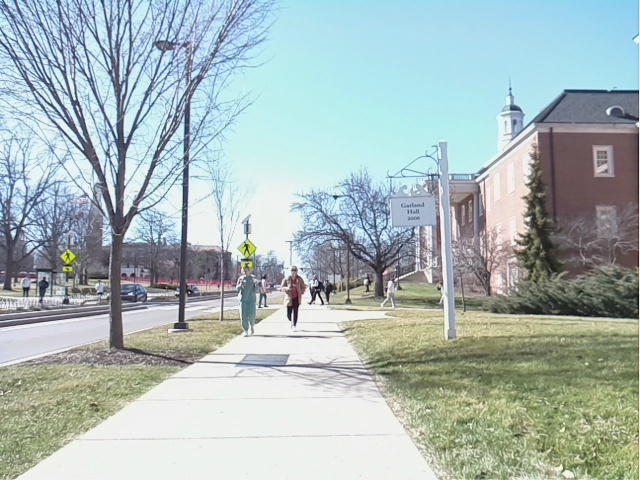
#> input picture src/lane_detection/src/images/img2.jpg, 640 x 480 px, found by its file name; its folder holds only this picture in this run
$ python firstTest.py   (older library calls are emulated)
#> lines starting #> are read from the running program, lines starting #| are printed output that depends on the picture; after the words box and inside, x2 and y2 are one past the last pixel; in counts of white or black regions, pixels touching at a corner belong together


import numpy as np
import matplotlib.pyplot as plt
import pandas as pd
import cv2
from scipy import signal
from scipy.signal import find_peaks
from sklearn import linear_model
from os import listdir
from clear_cache import clear as clear_cache
import matplotlib #inline


path = "/home/selfdrivingcar/catkin_ws/src/lane_detection/src/images/"

def getResizedImage(fileName, scale_percent=50):
#> called with fileName = 'img2.jpg', scale_percent = 50
    img = cv2.imread(path + fileName)
#> img is the input picture: shape (480, 640, 3); mean B, G, R 183.7, 184.4, 169.3
    #img = cv2.imread(r'/home/ubuntu/catkin_ws/src/lane_detection/src/images' + fileName)

    #Resize
    #assert not isinstance(img,type(None)), 'image not found'

    print('Original Dimensions : ',img.shape)
#| Original Dimensions :  (480, 640, 3)
    #scale_percent = 20 # percent of original size
    # img.set(3,640)
    # img.set(4,480)
    width = int(img.shape[1] * scale_percent / 100)
#> width = 320
    height = int(img.shape[0] * scale_percent / 100)
#> height = 240
    dim = (width, height)
#> dim = (320, 240)

    # resize image
    resized_image = cv2.resize(img, dim, interpolation = cv2.INTER_AREA)

    # Change COLOR mode
    rgb_image = cv2.cvtColor(resized_image, cv2.COLOR_BGR2RGB)

    return rgb_image


def preprocessImage(image, low_threshold = 40, high_threshold = 250):
#> called with low_threshold = 40, high_threshold = 250
    kernel = np.ones((3,3),np.float32)/9

    dst = cv2.filter2D(image,-1,kernel)

    img_dilation = cv2.dilate(dst, kernel, iterations=3)
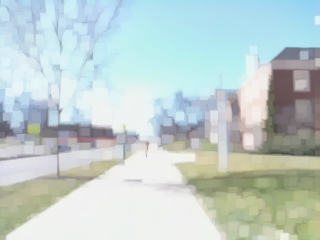
#> img_dilation: shape (240, 320, 3); mean R, G, B 191.8, 207.1, 205.5
    img_erosion2 = cv2.erode(img_dilation, kernel, iterations=3)
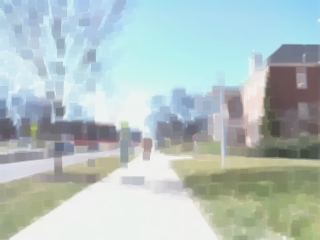
#> img_erosion2: shape (240, 320, 3); mean R, G, B 179.1, 194.6, 193.4

#     low_threshold = 100
#     high_threshold = 250


    edges = cv2.Canny(img_erosion2, low_threshold, high_threshold)
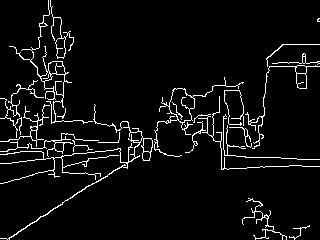
#> edges: shape (240, 320); 5.4% white in thin lines or dots
    fig = plt.figure(figsize=(20, 10))
    fig.add_subplot(1, 5, 1)
    plt.imshow(edges, cmap="gray")


    sobelx = cv2.Sobel(src=edges, ddepth=cv2.CV_64F, dx=1, dy=0, ksize=5) # Sobel Edge Detection on the X axis
    sobely = cv2.Sobel(src=edges, ddepth=cv2.CV_64F, dx=0, dy=1, ksize=5) # Sobel Edge Detection on the Y axis
    sobelxy = cv2.Sobel(src=edges, ddepth=cv2.CV_64F, dx=1, dy=1, ksize=5) # Sobel Edge Detection on the Y axis
    temp = cv2.bitwise_and(sobelx, sobely)
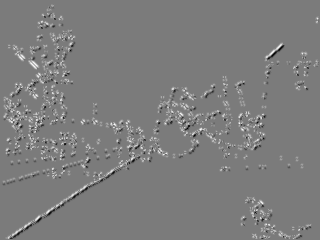
#> temp: shape (240, 320) float64; min -7140, max 7648, mean 110.5; drawn with min black and max white
    #temp[:130,:]=-2000
    print(img_erosion2)
#> (printed output is left out)
    #for i in range(110):
    #    temp[239-i, :20+i]=-2000
    #    temp[239-i, 290-i:]=-2000
    #    temp[239-i, 80+i:220-i]=-2000


    fig.add_subplot(1, 5, 2)
    plt.imshow(sobelx)
    fig.add_subplot(1, 5, 3)
    plt.imshow(sobely)
    fig.add_subplot(1, 5, 4)
    plt.imshow(temp)
    fig.add_subplot(1, 5, 5)
    plt.imshow(sobelxy)
    plt.show()


    return temp

def detectDataPoint(img):
    Y_coor = []
    lefts = []
    rights = []

    y = img.shape[0] - 1
#> y = 239
    print(img.shape)
#| (240, 320)
    while y >= 120:
        if (len(lefts) >= 120):
            break
        horizontal_pixels = img[y,:]
        if (horizontal_pixels.min() >=0):
            y -= 1
            continue
        else:
            leftPos = np.argmin(horizontal_pixels) #Returns the indices of the minimum values along an axis.
            if (horizontal_pixels[leftPos:].max() <= 0):
                y -= 1
                continue
            else:
                rightPos = leftPos + np.argmax(horizontal_pixels[leftPos:])

                tempBuffer = y/240 * 170
                if rightPos - leftPos > tempBuffer:
                    print("HOORAY")
                    # Add pairs
                    Y_coor.append(y)
                    lefts.append(leftPos)
                    rights.append(rightPos)
        ### update
        #y -= 10
        y -= 1
#> this loop made 120 passes
#> (leftPos, rightPos) on passes 2 to 13: (10, 293), (13, 256), (14, 264), (15, 280), (17, 279), (18, 281), (19, 280), (21, 275), (22, 274), (302, 304), (26, 261), (27, 272)
#> leftPos on passes 35, 45, 46, 47, 48, 49: 262, 75, 77, 78, 81, 82
#> after the loop, Y_coor = 54 values, max 238 at index 0, min 123 at index 53, mean 198.9; lefts = 54 values, max 145 at index 50, min 8 at index 43, mean 51.17; rights = 54 values, max 293 at index 0, min 158 at index 44, mean 253.7; y = 119

    return Y_coor, lefts, rights


def fitRANSAC(Y_coor, lefts, rights):
    # Y data
    Y_data = np.array(Y_coor).reshape(-1, 1)


    # Left line
    X_left = np.array(lefts).reshape(-1, 1)

    # Right line
    X_right = np.array(rights).reshape(-1, 1)

    # Robustly fit linear model with RANSAC algorithm
    ransacLeft = linear_model.RANSACRegressor()


    ransacLeft.fit(Y_data, X_left)
    ransacRight = linear_model.RANSACRegressor()
    ransacRight.fit(Y_data, X_right)

    return ransacLeft, ransacRight

def outputFrame(image, ransacLeft, ransacRight):
    copy3 = image.copy()
    theme = 255 * np.ones_like(image)
    # Calculate interception
    a1 = ransacLeft.estimator_.coef_
    b1 = ransacLeft.estimator_.intercept_

    a2 = ransacRight.estimator_.coef_
    b2 = ransacRight.estimator_.intercept_

    # a1 * Y1 + b1 = X1
    # a2 * Y1 + b2 = X1

    Y_intercept = (b2-b1) / (a1 - a2)
    X_intercept = a1 * Y_intercept + b1

    for i in range(copy3.shape[0]):
        if i < int(Y_intercept):
            continue
        leftDot  = int(ransacLeft.predict(np.array([[i]])))
        rightDot = int(ransacRight.predict(np.array([[i]])))
        if  leftDot <  copy3.shape[1] and leftDot >= 0:
            copy3[i, leftDot] = [255, 0, 0]
            theme[i, leftDot] = [0, 0, 0]
        if  rightDot <  copy3.shape[1] and rightDot >= 0:
            copy3[i, rightDot] = [255, 0, 0]
            theme[i, rightDot] = [0, 0, 0]
        if np.abs(rightDot - leftDot) < 1:
            print(f"Intercept at [{leftDot}/{rightDot}, {i}]")

    return [X_intercept, Y_intercept], copy3, theme

def plotFrame(intercept, copy3, theme):
    # create figure
    fig = plt.figure(figsize=(10, 7))

    # setting values to rows and column variables
    rows = 1
    columns = 2

    fig.add_subplot(rows, columns, 1)

    # showing image
    plt.imshow(copy3)
    # plt.axis('off')

    # Adds a subplot at the 2nd position
    fig.add_subplot(rows, columns, 2)

    # for i in range(len(lefts)):
    #     plt.scatter(lefts[i], Y_coor[i], color='blue')
    # plt.plot([X_intercept, 100 + theme.shape[1]/2], [Y_intercept, theme.shape[1]], color="red", linewidth=3)
    plt.scatter(intercept[0], intercept[1], color='blue')
    plt.plot([theme.shape[1]/2,  theme.shape[1]/2], [0, theme.shape[1]], color="red", linewidth=3)
    plt.imshow(theme)
    plt.show()

def response(intercept):
    if (np.abs(intercept[0] - 400) < 50):
        print("No adjustment")
    elif (intercept[0] - 400 < 0):
        print("Adjust to the left")
    else:
        print("Adjust to the right")


counter = 1
for fileName in listdir(path)[0:1]:
    print(f"\n[Picture {counter}]")
    counter += 1
    ### Get Image
    #img = cv2.imread(r'/home/ubuntu/catkin_ws/src/lane_detection/src/images' + fileName)

    print(fileName)
    rgb_image = getResizedImage(fileName)
    ### Preprocess Image
    temp = preprocessImage(rgb_image)

    ### Detect data points
    Y_coor, lefts, rights = detectDataPoint(temp)
    if(len(lefts) > 1) :

        ransacLeft, ransacRight =  fitRANSAC(Y_coor, lefts, rights)
#> in fitRANSAC, `Y_data = np.array(Y_coor).reshape(-1, 1)`: Y_data has the same summary as Y_coor in detectDataPoint
#> in fitRANSAC, `X_left = np.array(lefts).reshape(-1, 1)`: X_left has the same summary as lefts in detectDataPoint
#> in fitRANSAC, `X_right = np.array(rights).reshape(-1, 1)`: X_right has the same summary as rights in detectDataPoint

        ### Output Frame
        intercept, outFrame, theme =  outputFrame(rgb_image, ransacLeft, ransacRight)
#> after the loop in outputFrame, `for i in range(copy3.shape[0]):`:
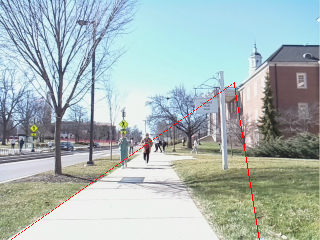
#> copy3: shape (240, 320, 3); mean R, G, B 169.8, 183.8, 183.2
#> after the loop in outputFrame, `for i in range(copy3.shape[0]):`:
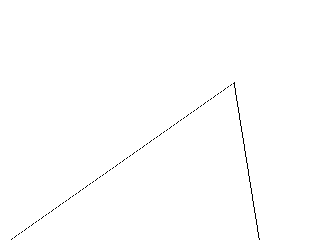
#> theme: shape (240, 320, 3); 99.6% white; black in thin lines or dots, all inside (x1, y1, x2, y2) = (11, 82, 260, 240)
#> intercept = [[234.1], [82.23]]

        ### Plot
        print(len(lefts))
#| 54
        plotFrame(intercept, outFrame, theme)
#> in plotFrame, `plt.show()`:
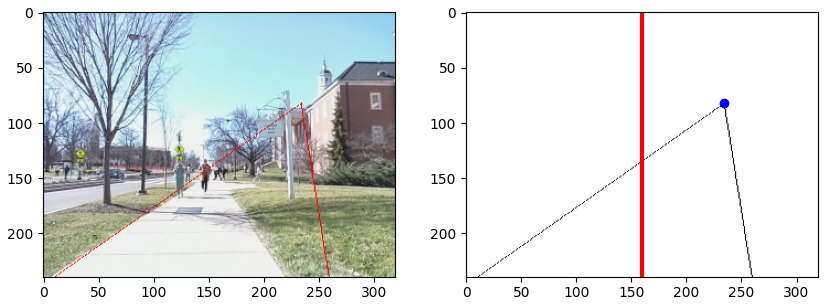
#> figure drawn by matplotlib, 2 panels
        xx = 10
            ### Answer
        response(intercept)
        rgb_image = None
        plt.imshow(outFrame)
        plt.figure(0).clear()

    else :
        print("Bad Values ")
    ### Fit Ransac

$ run again, on src/lane_detection/src/images/img4.jpg
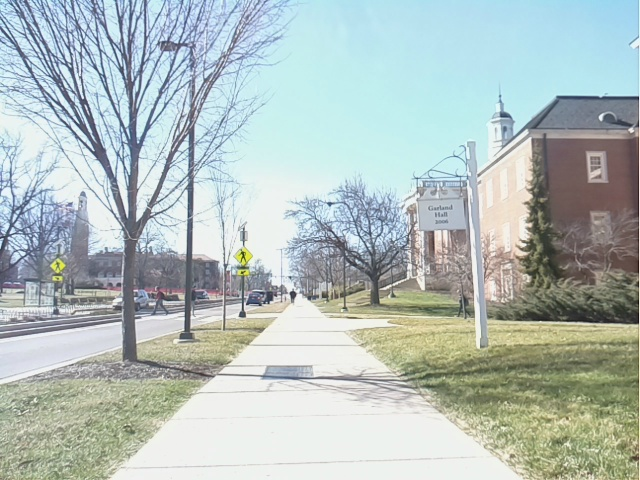
#> input picture src/lane_detection/src/images/img4.jpg, 640 x 480 px, found by its file name
#> in getResizedImage, img is the input picture: shape (480, 640, 3); mean B, G, R 188.5, 190.9, 178.5
#| Original Dimensions :  (480, 640, 3)
#> edges: shape (240, 320); 4.4% white in thin lines or dots, all inside (x1, y1, x2, y2) = (0, 30, 320, 240)
#> (printed output is left out)
#| (240, 320)
#> the loop in detectDataPoint, `while y >= 120:` made 120 passes
#> (leftPos, rightPos) on passes 2 to 9: (57, 257), (58, 256), (59, 258), (60, 261), (61, 253), (62, 253), (62, 255), (62, 248)
#> after the loop in detectDataPoint, `while y >= 120:`: Y_coor = 34 values, max 238 at index 0, min 126 at index 33, mean 199.4; lefts = 34 values, max 166 at index 33, min 13 at index 32, mean 68.35; rights = 34 values, max 265 at index 30, min 132 at index 32, mean 231.4; y = 119
#> Y_data has the same summary as Y_coor in detectDataPoint
#> X_left has the same summary as lefts in detectDataPoint
#> X_right has the same summary as rights in detectDataPoint
#> after the loop in outputFrame, `for i in range(copy3.shape[0]):`:
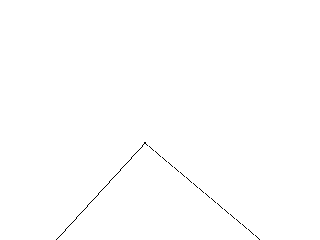
#> theme: shape (240, 320, 3); 99.7% white; black in thin lines or dots, all inside (x1, y1, x2, y2) = (56, 142, 260, 240)
#> intercept = [[145.1], [142.7]]
#| 34
#> in plotFrame, `plt.show()`:
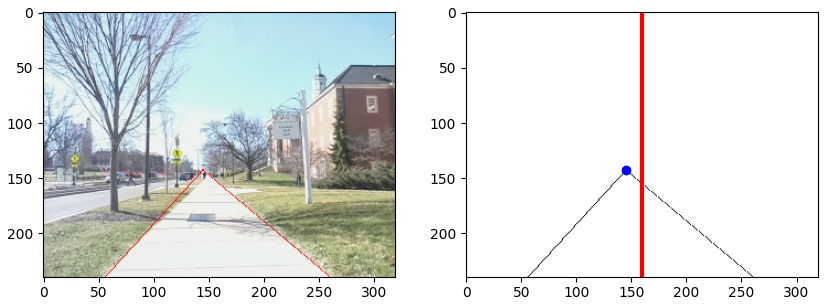
#> figure drawn by matplotlib, 2 panels
